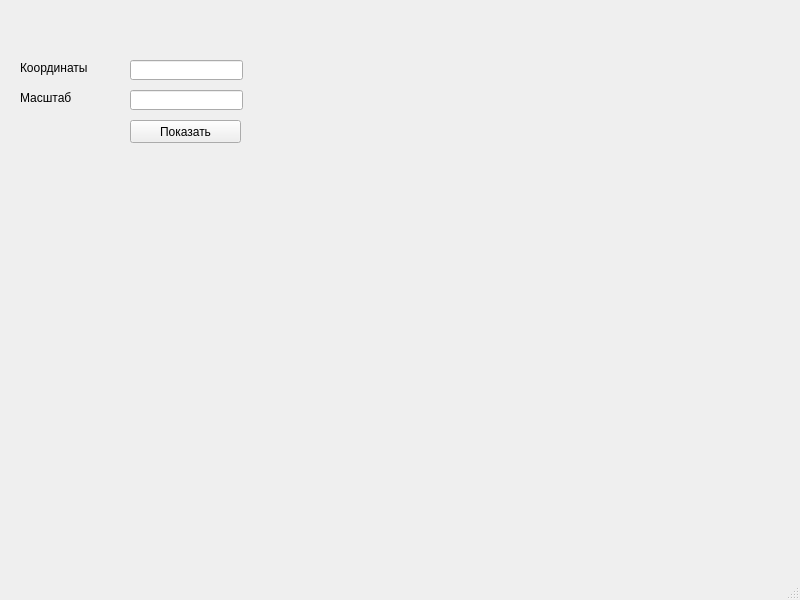
<?xml version="1.0" encoding="UTF-8"?>
<ui version="4.0">
 <class>MainWindow</class>
 <widget class="QMainWindow" name="MainWindow">
  <property name="geometry">
   <rect>
    <x>0</x>
    <y>0</y>
    <width>800</width>
    <height>600</height>
   </rect>
  </property>
  <property name="windowTitle">
   <string>MainWindow</string>
  </property>
  <widget class="QWidget" name="centralwidget">
   <widget class="QPushButton" name="pushButton">
    <property name="geometry">
     <rect>
      <x>130</x>
      <y>120</y>
      <width>111</width>
      <height>23</height>
     </rect>
    </property>
    <property name="text">
     <string>Показать</string>
    </property>
   </widget>
   <widget class="QLineEdit" name="lineEdit">
    <property name="geometry">
     <rect>
      <x>130</x>
      <y>60</y>
      <width>113</width>
      <height>20</height>
     </rect>
    </property>
   </widget>
   <widget class="QLineEdit" name="lineEdit_2">
    <property name="geometry">
     <rect>
      <x>130</x>
      <y>90</y>
      <width>113</width>
      <height>20</height>
     </rect>
    </property>
   </widget>
   <widget class="QLabel" name="label">
    <property name="geometry">
     <rect>
      <x>20</x>
      <y>60</y>
      <width>81</width>
      <height>16</height>
     </rect>
    </property>
    <property name="text">
     <string>Координаты</string>
    </property>
   </widget>
   <widget class="QLabel" name="label_2">
    <property name="geometry">
     <rect>
      <x>20</x>
      <y>90</y>
      <width>91</width>
      <height>16</height>
     </rect>
    </property>
    <property name="text">
     <string>Масштаб</string>
    </property>
   </widget>
  </widget>
  <widget class="QMenuBar" name="menubar">
   <property name="geometry">
    <rect>
     <x>0</x>
     <y>0</y>
     <width>800</width>
     <height>21</height>
    </rect>
   </property>
  </widget>
  <widget class="QStatusBar" name="statusbar"/>
 </widget>
 <resources/>
 <connections/>
</ui>
